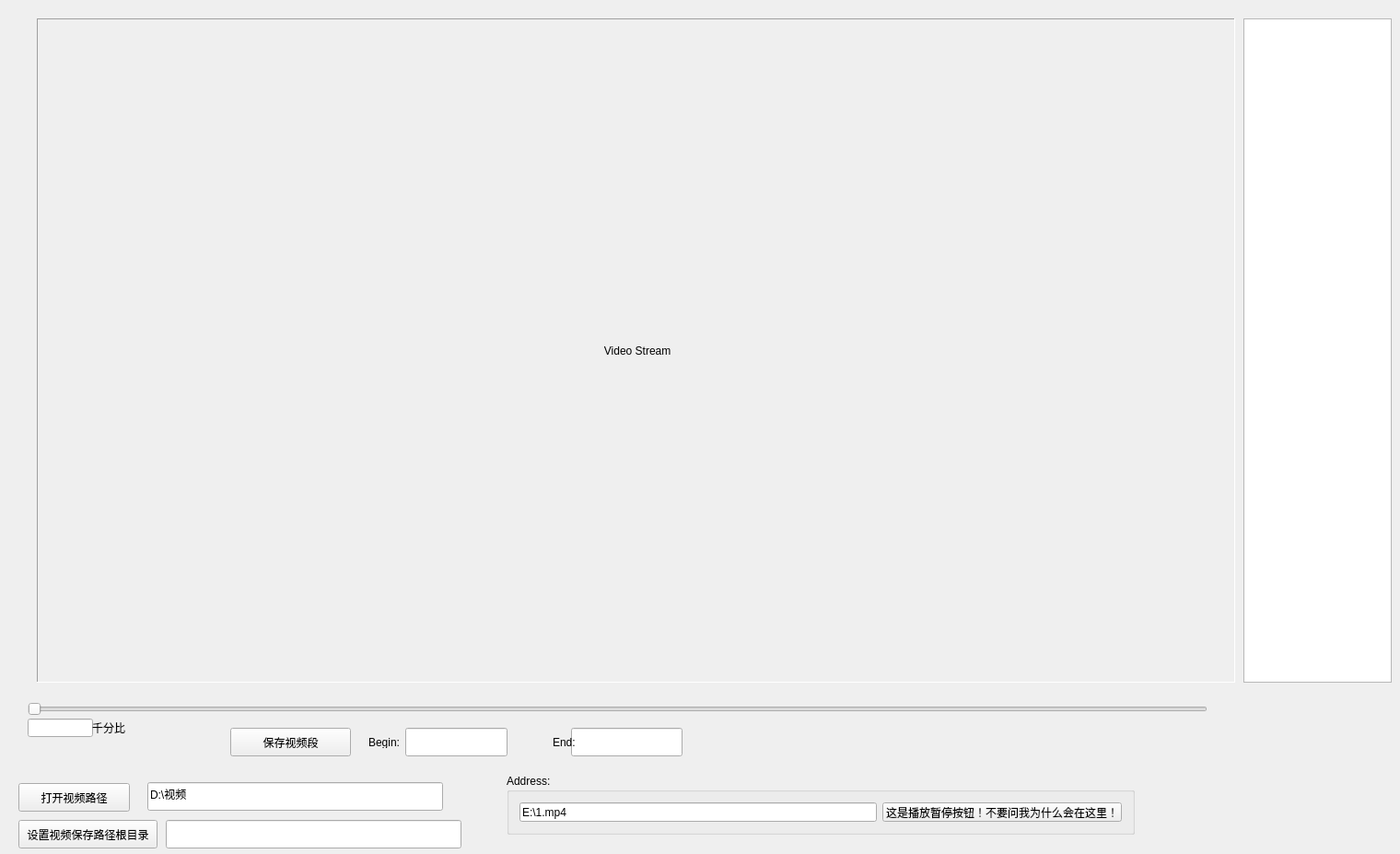
<?xml version="1.0" encoding="UTF-8"?>
<ui version="4.0">
 <class>Widget</class>
 <widget class="QWidget" name="Widget">
  <property name="geometry">
   <rect>
    <x>0</x>
    <y>0</y>
    <width>1520</width>
    <height>927</height>
   </rect>
  </property>
  <property name="windowTitle">
   <string>Widget</string>
  </property>
  <widget class="QLabel" name="labelVideo">
   <property name="geometry">
    <rect>
     <x>40</x>
     <y>20</y>
     <width>1301</width>
     <height>721</height>
    </rect>
   </property>
   <property name="minimumSize">
    <size>
     <width>300</width>
     <height>310</height>
    </size>
   </property>
   <property name="frameShape">
    <enum>QFrame::Panel</enum>
   </property>
   <property name="frameShadow">
    <enum>QFrame::Sunken</enum>
   </property>
   <property name="text">
    <string> Video Stream</string>
   </property>
   <property name="alignment">
    <set>Qt::AlignCenter</set>
   </property>
  </widget>
  <widget class="QGroupBox" name="groupBox">
   <property name="geometry">
    <rect>
     <x>550</x>
     <y>840</y>
     <width>682</width>
     <height>66</height>
    </rect>
   </property>
   <property name="minimumSize">
    <size>
     <width>0</width>
     <height>0</height>
    </size>
   </property>
   <property name="maximumSize">
    <size>
     <width>16777215</width>
     <height>66</height>
    </size>
   </property>
   <property name="title">
    <string>Address:</string>
   </property>
   <layout class="QHBoxLayout" name="horizontalLayout">
    <item>
     <widget class="QLineEdit" name="lineEdit">
      <property name="text">
       <string>E:\1.mp4</string>
      </property>
     </widget>
    </item>
    <item>
     <widget class="QPushButton" name="pushButton1">
      <property name="text">
       <string>这是播放暂停按钮！不要问我为什么会在这里！</string>
      </property>
     </widget>
    </item>
   </layout>
  </widget>
  <widget class="QPushButton" name="pushButtonOpen">
   <property name="geometry">
    <rect>
     <x>20</x>
     <y>850</y>
     <width>121</width>
     <height>31</height>
    </rect>
   </property>
   <property name="text">
    <string>打开视频路径</string>
   </property>
  </widget>
  <widget class="QPushButton" name="pushButtonSave">
   <property name="geometry">
    <rect>
     <x>20</x>
     <y>890</y>
     <width>151</width>
     <height>31</height>
    </rect>
   </property>
   <property name="text">
    <string>设置视频保存路径根目录</string>
   </property>
  </widget>
  <widget class="QListWidget" name="listWidget">
   <property name="geometry">
    <rect>
     <x>1350</x>
     <y>20</y>
     <width>161</width>
     <height>721</height>
    </rect>
   </property>
  </widget>
  <widget class="QLineEdit" name="lineEditOpen">
   <property name="geometry">
    <rect>
     <x>160</x>
     <y>849</y>
     <width>321</width>
     <height>31</height>
    </rect>
   </property>
   <property name="text">
    <string>D:\视频</string>
   </property>
  </widget>
  <widget class="QLineEdit" name="lineEditSave">
   <property name="geometry">
    <rect>
     <x>180</x>
     <y>890</y>
     <width>321</width>
     <height>31</height>
    </rect>
   </property>
   <property name="text">
    <string/>
   </property>
  </widget>
  <widget class="QSlider" name="horizontalSlider">
   <property name="geometry">
    <rect>
     <x>30</x>
     <y>760</y>
     <width>1281</width>
     <height>20</height>
    </rect>
   </property>
   <property name="orientation">
    <enum>Qt::Horizontal</enum>
   </property>
  </widget>
  <widget class="QPushButton" name="pushButtonAdd">
   <property name="geometry">
    <rect>
     <x>250</x>
     <y>790</y>
     <width>131</width>
     <height>31</height>
    </rect>
   </property>
   <property name="text">
    <string>保存视频段</string>
   </property>
  </widget>
  <widget class="QLineEdit" name="lineEditProcess">
   <property name="geometry">
    <rect>
     <x>30</x>
     <y>780</y>
     <width>71</width>
     <height>20</height>
    </rect>
   </property>
  </widget>
  <widget class="QLineEdit" name="lineEditBegin">
   <property name="geometry">
    <rect>
     <x>440</x>
     <y>790</y>
     <width>111</width>
     <height>31</height>
    </rect>
   </property>
  </widget>
  <widget class="QLineEdit" name="lineEditEnd">
   <property name="geometry">
    <rect>
     <x>620</x>
     <y>790</y>
     <width>121</width>
     <height>31</height>
    </rect>
   </property>
  </widget>
  <widget class="QLabel" name="label">
   <property name="geometry">
    <rect>
     <x>400</x>
     <y>800</y>
     <width>54</width>
     <height>12</height>
    </rect>
   </property>
   <property name="text">
    <string>Begin:</string>
   </property>
  </widget>
  <widget class="QLabel" name="label_2">
   <property name="geometry">
    <rect>
     <x>600</x>
     <y>800</y>
     <width>54</width>
     <height>12</height>
    </rect>
   </property>
   <property name="text">
    <string>End:</string>
   </property>
  </widget>
  <widget class="QLabel" name="label_3">
   <property name="geometry">
    <rect>
     <x>100</x>
     <y>780</y>
     <width>51</width>
     <height>20</height>
    </rect>
   </property>
   <property name="text">
    <string>千分比</string>
   </property>
  </widget>
 </widget>
 <layoutdefault spacing="6" margin="11"/>
 <resources/>
 <connections/>
</ui>
